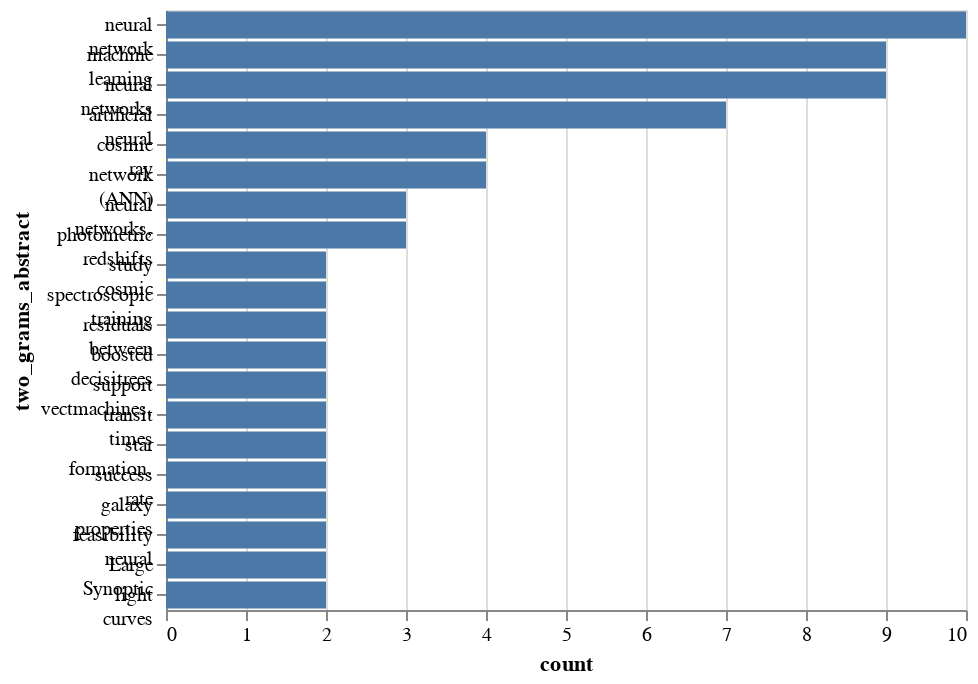

Write notebook code for a chart like this one.
### Code cell
data = pd.DataFrame(two_grams_abstract.most_common(20), columns=["two_grams_abstract", "count"])

alt.Chart(data).mark_bar().encode(
    x='count',
    y=alt.Y('two_grams_abstract', sort=alt.SortField(field="freq", op="sum", order="ascending")), 
)

### Figure 1 — Vega-Lite specification as saved in the notebook (floating-point values rounded to 4 significant figures)
{"$schema": "https://vega.github.io/schema/vega-lite/v2.4.3.json", "config": {"view": {"height": 300, "width": 400}}, "data": {"values": [{"count": 10, "two_grams_abstract": ["neural", "network"]}, {"count": 9, "two_grams_abstract": ["machine", "learning"]}, {"count": 9, "two_grams_abstract": ["neural", "networks"]}, {"count": 7, "two_grams_abstract": ["artificial", "neural"]}, {"count": 4, "two_grams_abstract": ["cosmic", "ray"]}, {"count": 4, "two_grams_abstract": ["network", "(ANN)"]}, {"count": 3, "two_grams_abstract": ["neural", "networks,"]}, {"count": 3, "two_grams_abstract": ["photometric", "redshifts"]}, {"count": 2, "two_grams_abstract": ["study", "cosmic"]}, {"count": 2, "two_grams_abstract": ["spectroscopic", "training"]}, {"count": 2, "two_grams_abstract": ["residuals", "between"]}, {"count": 2, "two_grams_abstract": ["boosted", "decisitrees"]}, {"count": 2, "two_grams_abstract": ["support", "vectmachines,"]}, {"count": 2, "two_grams_abstract": ["transit", "times"]}, {"count": 2, "two_grams_abstract": ["star", "formation."]}, {"count": 2, "two_grams_abstract": ["success", "rate"]}, {"count": 2, "two_grams_abstract": ["galaxy", "properties"]}, {"count": 2, "two_grams_abstract": ["feasibility", "neural"]}, {"count": 2, "two_grams_abstract": ["Large", "Synoptic"]}, {"count": 2, "two_grams_abstract": ["light", "curves"]}]}, "encoding": {"x": {"field": "count", "type": "quantitative"}, "y": {"field": "two_grams_abstract", "sort": {"field": "freq", "op": "sum", "order": "ascending"}, "type": "nominal"}}, "mark": "bar"}
